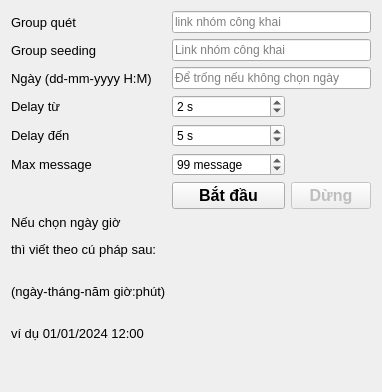
                   <widget class="QWidget" name="tab_2">
                    <attribute name="title">
                     <string>Bằng Group</string>
                    </attribute>
                    <layout class="QGridLayout" name="gridLayout_16">
                     <item row="6" column="2">
                      <widget class="QPushButton" name="btn_start_seeding2">
                       <property name="font">
                        <font>
                         <pointsize>12</pointsize>
                         <weight>75</weight>
                         <bold>true</bold>
                        </font>
                       </property>
                       <property name="text">
                        <string>Bắt đầu</string>
                       </property>
                      </widget>
                     </item>
                     <item row="0" column="0">
                      <widget class="QLabel" name="label_36">
                       <property name="font">
                        <font>
                         <pointsize>10</pointsize>
                        </font>
                       </property>
                       <property name="text">
                        <string>Group quét  </string>
                       </property>
                      </widget>
                     </item>
                     <item row="2" column="2" colspan="2">
                      <widget class="QLineEdit" name="le_inputday_seeding">
                       <property name="placeholderText">
                        <string>Để trống nếu không chọn ngày</string>
                       </property>
                      </widget>
                     </item>
                     <item row="0" column="2" colspan="2">
                      <widget class="QLineEdit" name="le_groupquetseeding">
                       <property name="placeholderText">
                        <string>link nhóm công khai</string>
                       </property>
                      </widget>
                     </item>
                     <item row="3" column="0">
                      <widget class="QLabel" name="label_38">
                       <property name="font">
                        <font>
                         <pointsize>10</pointsize>
                        </font>
                       </property>
                       <property name="text">
                        <string>Delay từ</string>
                       </property>
                      </widget>
                     </item>
                     <item row="5" column="0">
                      <widget class="QLabel" name="label_50">
                       <property name="font">
                        <font>
                         <pointsize>10</pointsize>
                        </font>
                       </property>
                       <property name="text">
                        <string>Max message</string>
                       </property>
                      </widget>
                     </item>
                     <item row="1" column="2" colspan="2">
                      <widget class="QLineEdit" name="le_groupseeding">
                       <property name="placeholderText">
                        <string notr="true">Link nhóm công khai</string>
                       </property>
                      </widget>
                     </item>
                     <item row="4" column="0">
                      <widget class="QLabel" name="label_49">
                       <property name="font">
                        <font>
                         <pointsize>10</pointsize>
                        </font>
                       </property>
                       <property name="text">
                        <string>Delay đến</string>
                       </property>
                      </widget>
                     </item>
                     <item row="3" column="2">
                      <widget class="QSpinBox" name="sp_delay_seeding_from">
                       <property name="suffix">
                        <string> s</string>
                       </property>
                       <property name="prefix">
                        <string/>
                       </property>
                       <property name="value">
                        <number>2</number>
                       </property>
                      </widget>
                     </item>
                     <item row="2" column="0">
                      <widget class="QLabel" name="label_48">
                       <property name="font">
                        <font>
                         <pointsize>10</pointsize>
                        </font>
                       </property>
                       <property name="text">
                        <string>Ngày (dd-mm-yyyy H:M)</string>
                       </property>
                      </widget>
                     </item>
                     <item row="1" column="0">
                      <widget class="QLabel" name="label_37">
                       <property name="font">
                        <font>
                         <pointsize>10</pointsize>
                        </font>
                       </property>
                       <property name="text">
                        <string>Group seeding</string>
                       </property>
                      </widget>
                     </item>
                     <item row="6" column="3">
                      <widget class="QPushButton" name="btn_stop_seeding2">
                       <property name="enabled">
                        <bool>false</bool>
                       </property>
                       <property name="font">
                        <font>
                         <pointsize>12</pointsize>
                         <weight>75</weight>
                         <bold>true</bold>
                        </font>
                       </property>
                       <property name="text">
                        <string>Dừng</string>
                       </property>
                      </widget>
                     </item>
                     <item row="4" column="2">
                      <widget class="QSpinBox" name="sp_delay_seeding_to">
                       <property name="suffix">
                        <string> s</string>
                       </property>
                       <property name="value">
                        <number>5</number>
                       </property>
                      </widget>
                     </item>
                     <item row="5" column="2">
                      <widget class="QSpinBox" name="sp_limit_seeding_group">
                       <property name="suffix">
                        <string> message</string>
                       </property>
                       <property name="minimum">
                        <number>1</number>
                       </property>
                       <property name="maximum">
                        <number>10000</number>
                       </property>
                       <property name="value">
                        <number>99</number>
                       </property>
                      </widget>
                     </item>
                     <item row="8" column="2">
                      <spacer name="verticalSpacer_10">
                       <property name="orientation">
                        <enum>Qt::Vertical</enum>
                       </property>
                       <property name="sizeHint" stdset="0">
                        <size>
                         <width>20</width>
                         <height>40</height>
                        </size>
                       </property>
                      </spacer>
                     </item>
                     <item row="7" column="0">
                      <widget class="QLabel" name="label_53">
                       <property name="font">
                        <font>
                         <pointsize>10</pointsize>
                        </font>
                       </property>
                       <property name="text">
                        <string>&lt;html&gt;&lt;head/&gt;&lt;body&gt;&lt;p&gt;Nếu chọn ngày giờ&lt;/p&gt;&lt;p&gt;thì viết theo cú pháp sau:&lt;/p&gt;&lt;p&gt;&lt;br/&gt;(ngày-tháng-năm giờ:phút)&lt;br/&gt;&lt;/p&gt;&lt;p&gt;ví dụ 01/01/2024 12:00&lt;/p&gt;&lt;/body&gt;&lt;/html&gt;</string>
                       </property>
                      </widget>
                     </item>
                    </layout>
                   </widget>
